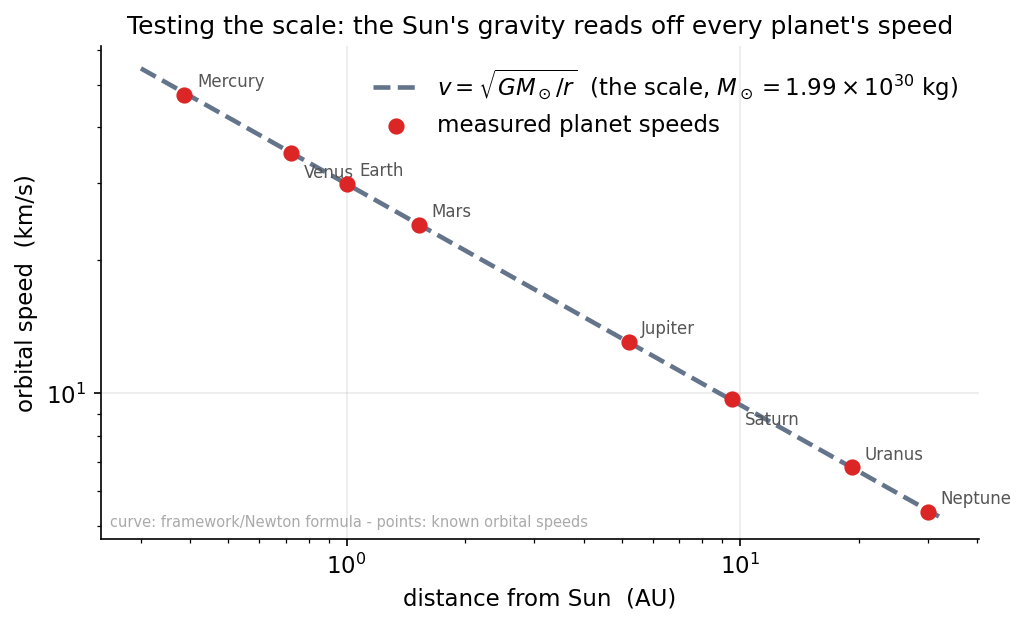

The script that saved this image:
import numpy as np, matplotlib
matplotlib.use("Agg")
import matplotlib.pyplot as plt
plt.rcParams.update({"figure.dpi":150,"savefig.dpi":150,"font.size":11,
    "axes.grid":True,"grid.alpha":0.25,"axes.spines.top":False,"axes.spines.right":False,
    "axes.titlesize":12,"figure.facecolor":"white","axes.facecolor":"white"})
C_FW="#7c3aed"; C_NEWTON="#64748b"; C_MOND="#0891b2"; C_DATA="#dc2626"
fig, ax = plt.subplots(figsize=(7,4.3))
G=6.674e-11; Msun=1.989e30; AU=1.496e11
names=["Mercury","Venus","Earth","Mars","Jupiter","Saturn","Uranus","Neptune"]
a_AU=np.array([0.387,0.723,1.000,1.524,5.203,9.537,19.19,30.07])
v_obs=np.array([47.4,35.0,29.8,24.1,13.1,9.7,6.8,5.4])  # known mean orbital speeds, km/s
rr=np.linspace(0.3,32,400)*AU
vv=np.sqrt(G*Msun/rr)/1000
ax.plot(rr/AU, vv, color=C_NEWTON, lw=2.2, ls="--",
        label=r"$v=\sqrt{GM_\odot/r}$  (the scale, $M_\odot=1.99\times10^{30}$ kg)")
ax.scatter(a_AU, v_obs, color=C_DATA, s=46, zorder=5, label="measured planet speeds")
for n,x,y in zip(names,a_AU,v_obs):
    off=(6,4) if n not in ("Venus","Saturn") else (6,-12)
    ax.annotate(n,(x,y),textcoords="offset points",xytext=off,fontsize=8,color="#555")
ax.set_xscale("log"); ax.set_yscale("log")
ax.set_xlabel("distance from Sun  (AU)")
ax.set_ylabel("orbital speed  (km/s)")
ax.set_title("Testing the scale: the Sun's gravity reads off every planet's speed")
ax.legend(frameon=False, loc="upper right")
ax.text(0.01,0.02,"curve: framework/Newton formula - points: known orbital speeds",
        transform=ax.transAxes, ha="left", va="bottom", fontsize=7, color="#aaa")
fig.tight_layout(); fig.savefig("ch02_weighing_the_sun.png", bbox_inches="tight"); print("ok")
